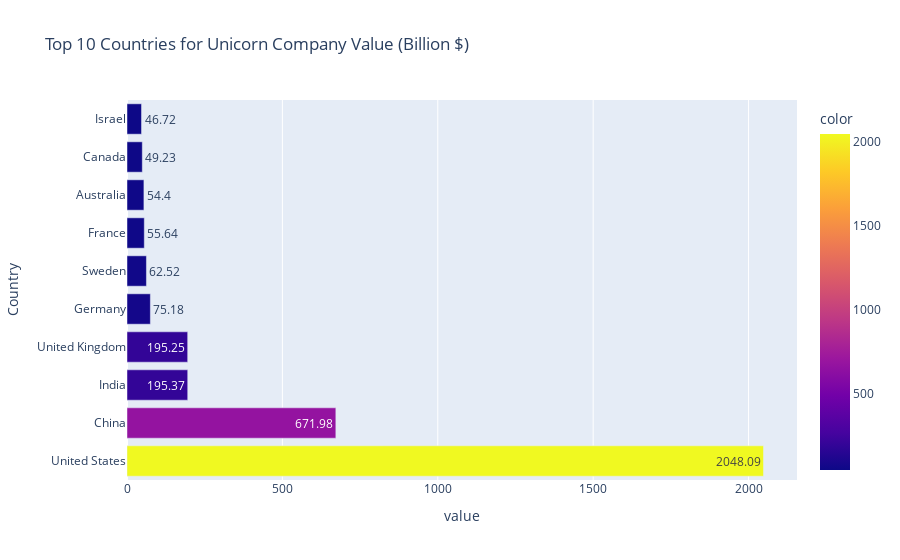

The notebook cell saved with this chart:
### Code cell
df2 = df.groupby('Country')['USD'].sum()
df2 = df2.sort_values(ascending = False).head(10)
fig = px.bar(df2, orientation='h', color = df2,text=df2, title = 'Top 10 Countries for Unicorn Company Value (Billion $)')

fig.show()

### Figure 1 — Plotly figure (JSON) as saved in the notebook; plotly's stock layout.template omitted (floating-point values rounded to 4 significant figures)
{"data": [{"alignmentgroup": "True", "hovertemplate": "value=%{x}<br>Country=%{y}<br>text=%{text}<br>color=%{marker.color}<extra></extra>", "legendgroup": "", "marker": {"color": [2048.0, 672.0, 195.4, 195.2, 75.18, 62.52, 55.64, 54.4, 49.23, 46.72], "coloraxis": "coloraxis", "pattern": {"shape": ""}}, "name": "", "offsetgroup": "", "orientation": "h", "showlegend": false, "text": [2048.0, 672.0, 195.4, 195.2, 75.18, 62.52, 55.64, 54.4, 49.23, 46.72], "textposition": "auto", "type": "bar", "x": [2048.0, 672.0, 195.4, 195.2, 75.18, 62.52, 55.64, 54.4, 49.23, 46.72], "xaxis": "x", "y": ["United States", "China", "India", "United Kingdom", "Germany", "Sweden", "France", "Australia", "Canada", "Israel"], "yaxis": "y"}], "layout": {"barmode": "relative", "coloraxis": {"colorbar": {"title": {"text": "color"}}, "colorscale": [[0, "#0d0887"], [0.1111, "#46039f"], [0.2222, "#7201a8"], [0.3333, "#9c179e"], [0.4444, "#bd3786"], [0.5556, "#d8576b"], [0.6667, "#ed7953"], [0.7778, "#fb9f3a"], [0.8889, "#fdca26"], [1, "#f0f921"]]}, "legend": {"tracegroupgap": 0}, "title": {"text": "Top 10 Countries for Unicorn Company Value (Billion $)"}, "xaxis": {"anchor": "y", "domain": [0, 1], "title": {"text": "value"}}, "yaxis": {"anchor": "x", "domain": [0, 1], "title": {"text": "Country"}}}}
